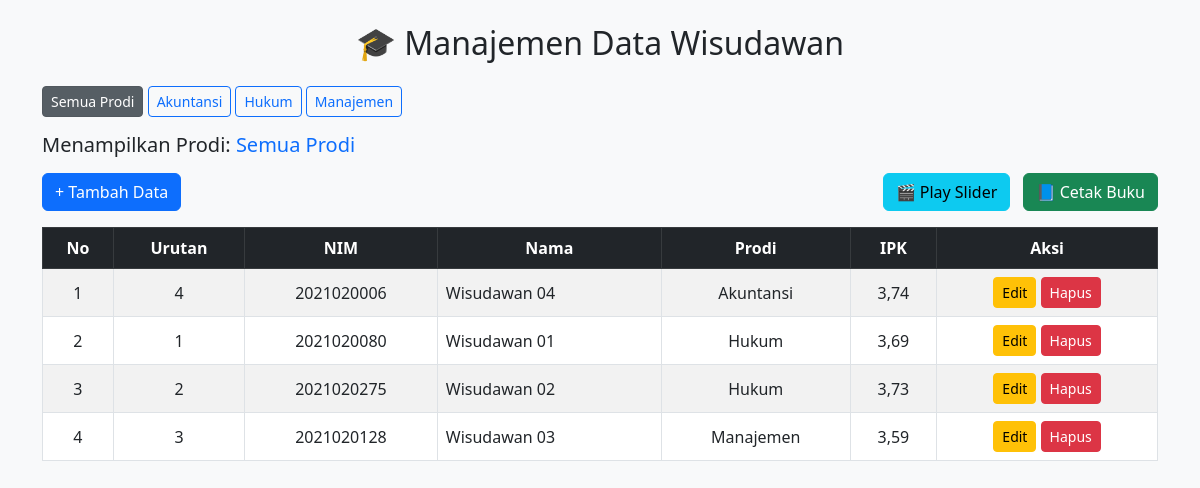
The app's page /admin.php, older data.
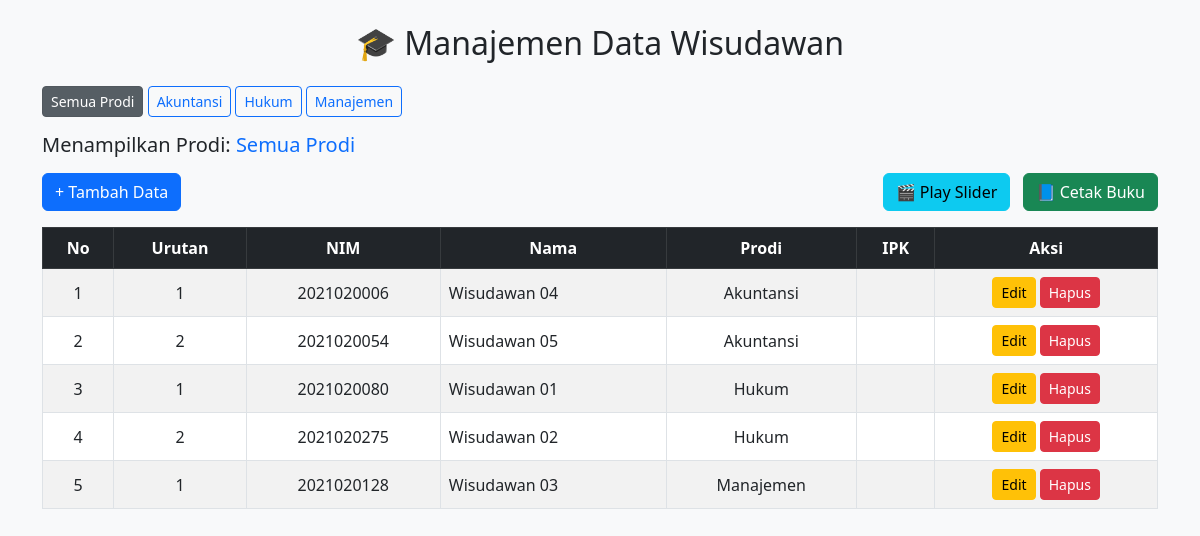
The same page, newer data.
### tables this page shows
CREATE TABLE `tbl_wisudawan`  (
  `id` int NOT NULL AUTO_INCREMENT,
  `urutan` int NULL DEFAULT NULL,
  `nirm` varchar(255) NULL DEFAULT NULL,
  `nama` varchar(255) NULL DEFAULT NULL,
  `ortu_laki` varchar(255) NULL DEFAULT NULL,
  `ortu_perempuan` varchar(255) NULL DEFAULT NULL,
  `tmp_tgl_lahir` text NULL,
  `asal_sekolah` varchar(255) NULL DEFAULT NULL,
  `alamat` text NULL,
  `ipk` varchar(255) NULL DEFAULT NULL,
  `judul` text NULL,
  `keterangan` text NULL,
  `prodi` varchar(255) NULL DEFAULT NULL,
  `gelombang` varchar(1) NULL DEFAULT NULL,
  PRIMARY KEY (`id`) USING BTREE,
  INDEX `idx_gelombang_prodi`(`gelombang` ASC, `prodi` ASC) USING BTREE
);

### admin.php (the view, shortened to what this page needs)
<?php
include("connection.php");
$prodiResult = mysqli_query($koneksi, "SELECT DISTINCT prodi FROM tbl_wisudawan ORDER BY prodi ASC");
$selectedProdi = isset($_GET['prodi']) ? $_GET['prodi'] : '';
$limit = 50;
$page = isset($_GET['page']) ? (int)$_GET['page'] : 1;
$offset = ($page - 1) * $limit;
$where = $selectedProdi ? "WHERE prodi='$selectedProdi'" : "";
$result = mysqli_query($koneksi, "SELECT * FROM tbl_wisudawan $where ORDER BY prodi ASC, urutan ASC LIMIT $offset, $limit");
?>
<!DOCTYPE html>
<html lang="id">
<head>
    <link href="https://cdn.jsdelivr.net/npm/bootstrap@5.3.0/dist/css/bootstrap.min.css" rel="stylesheet">
</head>
<body class="bg-light">
<div class="container mt-4">
    <h2 class="mb-4 text-center">🎓 Manajemen Data Wisudawan</h2>
    <div class="mb-3">
        <a href="admin.php" class="btn btn-secondary btn-sm <?= $selectedProdi=='' ? 'active' : '' ?>">Semua Prodi</a>
        <?php while($p = mysqli_fetch_assoc($prodiResult)): ?>
            <a href="?prodi=<?= urlencode($p['prodi']) ?>"
               class="btn btn-outline-primary btn-sm <?= $selectedProdi==$p['prodi'] ? 'active' : '' ?>">
               <?= htmlspecialchars($p['prodi']) ?>
            </a>
        <?php endwhile; ?>
    </div>
    <?php
    $prodiLabel = ($selectedProdi && trim($selectedProdi) !== '') ? htmlspecialchars($selectedProdi) : 'Semua Prodi';
    $link_slider = "index.php" .(($selectedProdi && trim($selectedProdi) !== '') ? "?prodi=" . htmlspecialchars($selectedProdi) : '');
    $link_buku = "buku-js.html" .(($selectedProdi && trim($selectedProdi) !== '') ? "?prodi=" . htmlspecialchars($selectedProdi) : '');
    ?>
    <h5 class="mb-3">Menampilkan Prodi: <span class="text-primary"><?= $prodiLabel ?></span></h5>
    <div class="d-flex justify-content-between align-items-center mb-3">
        <div>
            <button class="btn btn-primary" data-bs-toggle="modal" data-bs-target="#formModal" onclick="clearForm()">+ Tambah Data</button>
        </div>
        <div>
            <a href="<?= $link_slider ?>" class="btn btn-info me-2" target="_blank"><i class="bi bi-play-circle"></i>🎬 Play Slider</a>
            <a href="<?= $link_buku ?>" class="btn btn-success" target="_blank"><i class="bi bi-printer"></i>📘 Cetak Buku</a>
        </div>
    </div>
    <div class="table-responsive">
        <table class="table table-bordered table-striped align-middle">
            <thead class="table-dark text-center">
                <tr>
                    <th>No</th>
                    <th>Urutan</th>
                    <th>NIM</th>
                    <th>Nama</th>
                    <th>Prodi</th>
                    <th>IPK</th>
                    <th>Aksi</th>
                </tr>
            </thead>
            <tbody>
            <?php
            $no = $offset + 1;
            if (mysqli_num_rows($result) == 0): ?>
                <tr><td colspan="8" class="text-center text-muted">Tidak ada data</td></tr>
            <?php else:
                while ($row = mysqli_fetch_assoc($result)): ?>
                <tr>
                    <td class=" text-center"><?= $no++ ?></td>
                    <td class=" text-center"><?= htmlspecialchars($row['urutan']) ?></td>
                    <td class=" text-center"><?= htmlspecialchars($row['nirm']) ?></td>
                    <td><?= htmlspecialchars($row['nama']) ?></td>
                    <td class=" text-center"><?= htmlspecialchars($row['prodi']) ?></td>
                    <td class=" text-center"><?= htmlspecialchars($row['ipk']) ?></td>
                    <td class="text-center">
                        <button class="btn btn-sm btn-warning"
                            data-bs-toggle="modal"
                            data-bs-target="#formModal"
                            onclick='editData(<?= json_encode($row) ?>)'>Edit</button>
                        <a href="?delete=<?= $row['id'] ?>&prodi=<?= urlencode($selectedProdi) ?>" class="btn btn-sm btn-danger" onclick="return confirm('Hapus data ini?')">Hapus</a>
                    </td>
                </tr>
            <?php endwhile; endif; ?>
            </tbody>
        </table>
    </div>
</div>
</body>
</html>

Row changes from the older to the newer data that the page shows:
changed tbl_wisudawan "Wisudawan 04": urutan "4" → "1"; ipk "3,74" → (not shown)
added tbl_wisudawan: urutan "2", nirm "2021020054", nama "Wisudawan 05", prodi "Akuntansi"
changed tbl_wisudawan "Wisudawan 01": ipk "3,69" → (not shown)
changed tbl_wisudawan "Wisudawan 02": ipk "3,73" → (not shown)
changed tbl_wisudawan "Wisudawan 03": urutan "3" → "1"; ipk "3,59" → (not shown)
